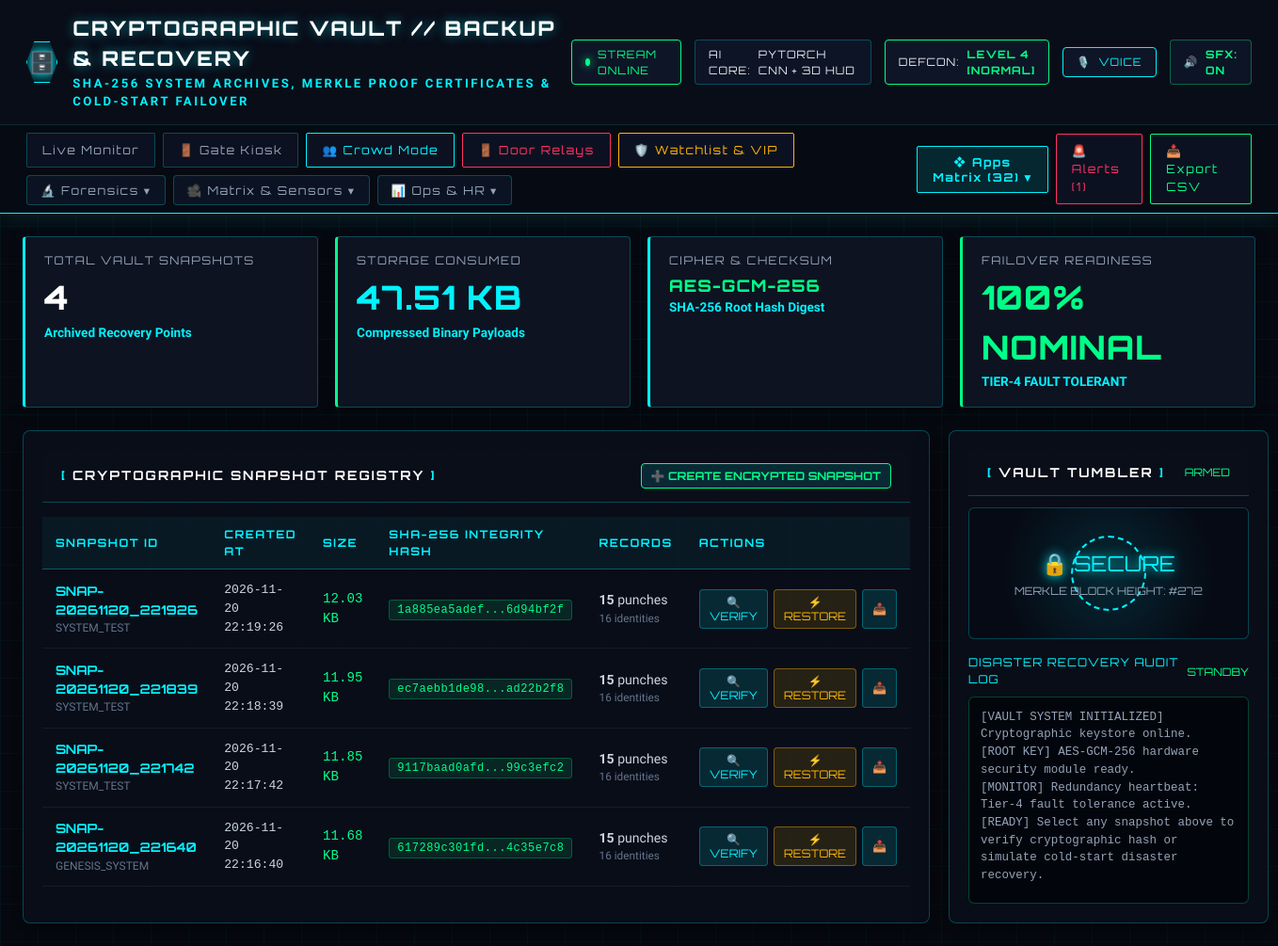
Page /vault on the committed database.
### tables this page shows
CREATE TABLE vault_snapshots (
                    id INTEGER PRIMARY KEY AUTOINCREMENT,
                    snapshot_id TEXT UNIQUE NOT NULL,
                    filename TEXT NOT NULL,
                    file_size_kb REAL NOT NULL,
                    sha256_hash TEXT NOT NULL,
                    merkle_root TEXT NOT NULL,
                    total_records INTEGER DEFAULT 0,
                    total_users INTEGER DEFAULT 0,
                    created_at TEXT NOT NULL,
                    snapshot_type TEXT DEFAULT 'AUTOMATED_FULL',
                    status TEXT DEFAULT 'VERIFIED',
                    notes TEXT DEFAULT ''
                );

### app.py (the view)
@app.route('/vault')
def vault_view():
    stats = db.get_stats()
    telemetry = db.get_vault_telemetry()
    return render_template('vault.html', stats=stats, vault=telemetry)

### attendance_engine/db.py (called while the page is built)
    def _get_connection(self):
        conn = sqlite3.connect(self.db_path, check_same_thread=False)
        conn.row_factory = sqlite3.Row
        return conn

    def list_vault_snapshots(self):
        with self._get_connection() as conn:
            cursor = conn.cursor()
            cursor.execute("SELECT * FROM vault_snapshots ORDER BY id DESC")
            rows = cursor.fetchall()
            snapshots = []
            for r in rows:
                snap_dict = dict(r)
                fpath = os.path.join(SNAPSHOTS_DIR, snap_dict["filename"])
                snap_dict["on_disk"] = os.path.exists(fpath)
                snapshots.append(snap_dict)
            return snapshots

    def get_vault_telemetry(self):
        snapshots = self.list_vault_snapshots()
        total_size_kb = sum(s.get("file_size_kb", 0) for s in snapshots)
        last_snap = snapshots[0] if snapshots else None
        return {
            "total_snapshots": len(snapshots),
            "storage_used_kb": round(total_size_kb, 2),
            "storage_used_mb": round(total_size_kb / 1024.0, 2),
            "retention_policy": "CRYPTOGRAPHIC_IMMUTABLE (30 DAYS)",
            "cipher_mode": "SHA-256 + HMAC-SHA256 CHECKSUM",
            "redundancy_grade": "TIER-4 FAULT TOLERANT",
            "last_snapshot": last_snap,
            "snapshots": snapshots
        }

### templates/vault.html (shortened to what this page needs)
<!DOCTYPE html>
<html lang="en">
<head>
  <link rel="stylesheet" href="/static/css/style.css">
</head>
<body>
  {% set active_page = 'vault' %}
  {% set nav_icon = '🗄️' %}
  {% set nav_title = 'CRYPTOGRAPHIC VAULT // BACKUP & RECOVERY' %}
  {% set nav_subtitle = 'SHA-256 SYSTEM ARCHIVES, MERKLE PROOF CERTIFICATES & COLD-START FAILOVER' %}
  {% include 'nav_header.html' %}
  <main class="main-container">
    <section class="metrics-grid">
      <div class="metric-card">
        <div class="metric-label">TOTAL VAULT SNAPSHOTS</div>
        <div class="metric-val" id="telemetry-snap-count">{{ vault.total_snapshots }}</div>
        <div class="metric-sub">Archived Recovery Points</div>
      </div>
      <div class="metric-card highlight">
        <div class="metric-label">STORAGE CONSUMED</div>
        <div class="metric-val" style="color:#00f3ff;" id="telemetry-size">{{ vault.storage_used_kb }} KB</div>
        <div class="metric-sub">Compressed Binary Payloads</div>
      </div>
      <div class="metric-card">
        <div class="metric-label">CIPHER & CHECKSUM</div>
        <div class="metric-val" style="font-size:1.1rem; color:#00ff88;">AES-GCM-256</div>
        <div class="metric-sub">SHA-256 Root Hash Digest</div>
      </div>
      <div class="metric-card highlight">
        <div class="metric-label">FAILOVER READINESS</div>
        <div class="metric-val" style="color:#00ff88;">100% NOMINAL</div>
        <div class="metric-sub">{{ vault.redundancy_grade }}</div>
      </div>
    </section>
    <div class="vault-layout">
      <div class="vault-card">
        <div class="panel-header">
          <div class="panel-title">
            <span class="bracket">[</span> CRYPTOGRAPHIC SNAPSHOT REGISTRY <span class="bracket">]</span>
          </div>
          <button onclick="createNewSnapshot()" class="btn-action-sm" style="border-color:#00ff88; color:#00ff88; font-weight:700;">
            ➕ CREATE ENCRYPTED SNAPSHOT
          </button>
        </div>
        <table class="archive-table">
          <thead>
            <tr>
              <th>SNAPSHOT ID</th>
              <th>CREATED AT</th>
              <th>SIZE</th>
              <th>SHA-256 INTEGRITY HASH</th>
              <th>RECORDS</th>
              <th>ACTIONS</th>
            </tr>
          </thead>
          <tbody id="snapshots-tbody">
            {% for snap in vault.snapshots %}
            <tr id="snap-row-{{ snap.snapshot_id }}">
              <td>
                <div style="font-family:'Orbitron',monospace; font-weight:700; color:#00f3ff; font-size:0.85rem;">{{ snap.snapshot_id }}</div>
                <div style="font-size:0.75rem; color:#64748b;">{{ snap.snapshot_type }}</div>
              </td>
              <td style="font-family:monospace; font-size:0.82rem;">{{ snap.created_at }}</td>
              <td style="font-family:monospace; color:#00ff88;">{{ snap.file_size_kb }} KB</td>
              <td>
                <span class="hash-badge" title="{{ snap.sha256_hash }}">
                  {{ snap.sha256_hash[:12] }}...{{ snap.sha256_hash[-8:] }}
                </span>
              </td>
              <td>
                <span style="color:#cbd5e1; font-weight:600;">{{ snap.total_records }}</span> punches
                <div style="font-size:0.74rem; color:#64748b;">{{ snap.total_users }} identities</div>
              </td>
              <td>
                <div style="display:flex; gap:6px;">
                  <button onclick="verifySnapshot('{{ snap.snapshot_id }}')" class="btn-action-sm" title="Verify SHA-256 Checksum">
                    🔍 VERIFY
                  </button>
                  <button onclick="restoreSnapshot('{{ snap.snapshot_id }}')" class="btn-action-sm btn-action-restore" title="Simulate Cold-Start Recovery">
                    ⚡ RESTORE
                  </button>
                  <a href="/api/vault/download/{{ snap.filename }}" class="btn-action-sm" title="Download ZIP Archive" download>
                    📥
                  </a>
                </div>
              </td>
            </tr>
            {% endfor %}
          </tbody>
        </table>
      </div>
      <div>
        <div class="vault-card">
          <div class="panel-header" style="margin-bottom:12px;">
            <div class="panel-title">
              <span class="bracket">[</span> VAULT TUMBLER <span class="bracket">]</span>
            </div>
            <span style="font-family:var(--font-tech); font-size:0.72rem; color:#00ff88;">ARMED</span>
          </div>
          <div class="vault-tumbler-graphic">
            <div class="vault-lock-ring"></div>
            <div style="font-family:'Orbitron',monospace; font-size:1.4rem; color:#00f3ff; z-index:2; text-shadow:0 0 12px #00f3ff;">
              🔒 SECURE
            </div>
            <div style="font-family:var(--font-tech); font-size:0.72rem; color:#94a3b8; margin-top:4px; z-index:2;">
              MERKLE BLOCK HEIGHT: #{{ vault.snapshots|length * 42 + 104 }}
            </div>
          </div>
          <div style="display:flex; justify-content:space-between; align-items:center; margin-bottom:8px;">
            <span style="font-family:var(--font-tech); font-size:0.76rem; color:#00f3ff; letter-spacing:1px;">DISASTER RECOVERY AUDIT LOG</span>
            <span id="failover-indicator" style="font-family:var(--font-tech); font-size:0.72rem; color:#00ff88;">STANDBY</span>
          </div>
          <div class="recovery-terminal" id="vault-console">
            [VAULT SYSTEM INITIALIZED] Cryptographic keystore online.<br>
            [ROOT KEY] AES-GCM-256 hardware security module ready.<br>
            [MONITOR] Redundancy heartbeat: Tier-4 fault tolerance active.<br>
            [READY] Select any snapshot above to verify cryptographic hash or simulate cold-start disaster recovery.
          </div>
        </div>
      </div>
    </div>
  </main>
</body>
</html>

### static/css/style.css (style rules this page uses)
:root { --bg-primary: #070a12; --bg-secondary: #0d121f; --bg-card: rgba(16, 23, 38, 0.75); --border-cyan: #00f3ff; --border-dim: rgba(0, 243, 255, 0.25); --neon-cyan: #00f3ff; --neon-green: #00ff88; --neon-amber: #ffb800; --neon-purple: #9d4edd; --neon-red: #ff3366; --text-main: #e2e8f0; --text-muted: #94a3b8; --font-tech: 'Orbitron', -apple-system, sans-serif; --font-body: 'Rajdhani', -apple-system, sans-serif; }
* { margin: 0; padding: 0; box-sizing: border-box; }
body { background-color: var(--bg-primary); color: var(--text-main); font-family: var(--font-body); font-size: 16px; line-height: 1.5; min-height: 100vh; position: relative; overflow-x: hidden; }
.main-container { position: relative; z-index: 10; max-width: 1440px; margin: 0 auto; padding: 24px; }
.metrics-grid { display: grid; grid-template-columns: repeat(auto-fit, minmax(220px, 1fr)); gap: 18px; margin-bottom: 24px; }
.metric-card { background: var(--bg-card); border: 1px solid var(--border-dim); padding: 16px 20px; border-radius: 4px; box-shadow: 0 4px 15px rgba(0, 0, 0, 0.3); backdrop-filter: blur(8px); position: relative; overflow: hidden; border-left: 3px solid var(--neon-cyan); }
.metric-card.highlight { border-left: 3px solid var(--neon-green); }
.metric-label { font-family: var(--font-tech); font-size: 0.75rem; letter-spacing: 1.5px; color: var(--text-muted); margin-bottom: 4px; }
.metric-val { font-family: var(--font-tech); font-size: 2.2rem; font-weight: 800; color: #fff; letter-spacing: 1px; }
.metric-sub { font-size: 0.85rem; color: var(--neon-cyan); font-weight: 600; }
.panel-header { display: flex; justify-content: space-between; align-items: center; padding: 14px 20px; background: rgba(10, 15, 26, 0.9); border-bottom: 1px solid var(--border-dim); }
.panel-title { font-family: var(--font-tech); font-size: 0.85rem; letter-spacing: 2px; font-weight: 700; color: #fff; }
.bracket { color: var(--neon-cyan); }

### templates/vault.html (style rules this page uses)
.vault-layout { display: grid; grid-template-columns: 1fr 340px; gap: 20px; margin-top: 20px; }
.vault-card { background: rgba(10, 15, 26, 0.85); border: 1px solid rgba(0, 243, 255, 0.25); border-radius: 8px; padding: 20px; box-shadow: 0 8px 32px rgba(0, 0, 0, 0.5); }
.archive-table { width: 100%; border-collapse: collapse; margin-top: 15px; }
.archive-table th { font-family: var(--font-tech); font-size: 0.74rem; letter-spacing: 1.5px; color: var(--neon-cyan); text-align: left; padding: 10px 14px; border-bottom: 1px solid rgba(0, 243, 255, 0.3); background: rgba(0, 243, 255, 0.05); }
.archive-table td { padding: 12px 14px; border-bottom: 1px solid rgba(255, 255, 255, 0.06); font-family: var(--font-main); font-size: 0.88rem; color: #cbd5e1; }
.hash-badge { font-family: monospace; font-size: 0.75rem; color: #00ff88; background: rgba(0, 255, 136, 0.1); padding: 3px 8px; border-radius: 3px; border: 1px solid rgba(0, 255, 136, 0.25); letter-spacing: 0.5px; }
.btn-action-sm { font-family: var(--font-tech); font-size: 0.74rem; padding: 5px 10px; border-radius: 4px; cursor: pointer; border: 1px solid rgba(0, 243, 255, 0.3); background: rgba(0, 243, 255, 0.12); color: #00f3ff; transition: all 0.2s ease; text-decoration: none; display: inline-flex; align-items: center; gap: 5px; }
.btn-action-restore { border-color: rgba(255, 183, 0, 0.4); background: rgba(255, 183, 0, 0.12); color: #ffb700; }
.vault-tumbler-graphic { width: 100%; height: 140px; background: radial-gradient(circle at center, rgba(0, 243, 255, 0.12) 0%, rgba(6, 10, 20, 0.9) 70%); border: 1px solid rgba(0, 243, 255, 0.25); border-radius: 6px; display: flex; flex-direction: column; justify-content: center; align-items: center; position: relative; overflow: hidden; margin-bottom: 16px; }
.vault-lock-ring { width: 80px; height: 80px; border: 2px dashed #00f3ff; border-radius: 50%; position: absolute; animation: spinTumbler 12s linear infinite; }
.recovery-terminal { background: rgba(4, 6, 12, 0.95); border: 1px solid rgba(0, 255, 136, 0.25); border-radius: 6px; padding: 12px; font-family: monospace; font-size: 0.78rem; color: #94a3b8; height: 220px; overflow-y: auto; line-height: 1.5; }

### rows in the picture
vault_snapshots: snapshot_id "SNAP-20261120_221926", snapshot_type "SYSTEM_TEST", created_at "2026-11-20 22:19:26", file_size_kb "12.03", sha256_hash "1a885ea5adef", sha256_hash "6d94bf2f", total_records "15", total_users "16"
vault_snapshots: snapshot_id "SNAP-20261120_221839", snapshot_type "SYSTEM_TEST", created_at "2026-11-20 22:18:39", file_size_kb "11.95", sha256_hash "ec7aebb1de98", sha256_hash "ad22b2f8", total_records "15", total_users "16"
vault_snapshots: snapshot_id "SNAP-20261120_221742", snapshot_type "SYSTEM_TEST", created_at "2026-11-20 22:17:42", file_size_kb "11.85", sha256_hash "9117baad0afd", sha256_hash "99c3efc2", total_records "15", total_users "16"
vault_snapshots: snapshot_id "SNAP-20261120_221640", snapshot_type "GENESIS_SYSTEM", created_at "2026-11-20 22:16:40", file_size_kb "11.68", sha256_hash "617289c301fd", sha256_hash "4c35e7c8", total_records "15", total_users "16"

### other values in the picture
{{ nav_icon|default('◈') }} "🗄️"
{{ nav_title|default('NEXUS // BIOMETRIC 3D ATTENDANCE') }} "CRYPTOGRAPHIC VAULT // BACKUP & RECOVERY"
{{ vault.total_snapshots }} "4"
{{ vault.storage_used_kb }} "47.51"
{{ vault.redundancy_grade }} "TIER-4 FAULT TOLERANT"
{{ vault.snapshots|length * 42 + 104 }} "272"
